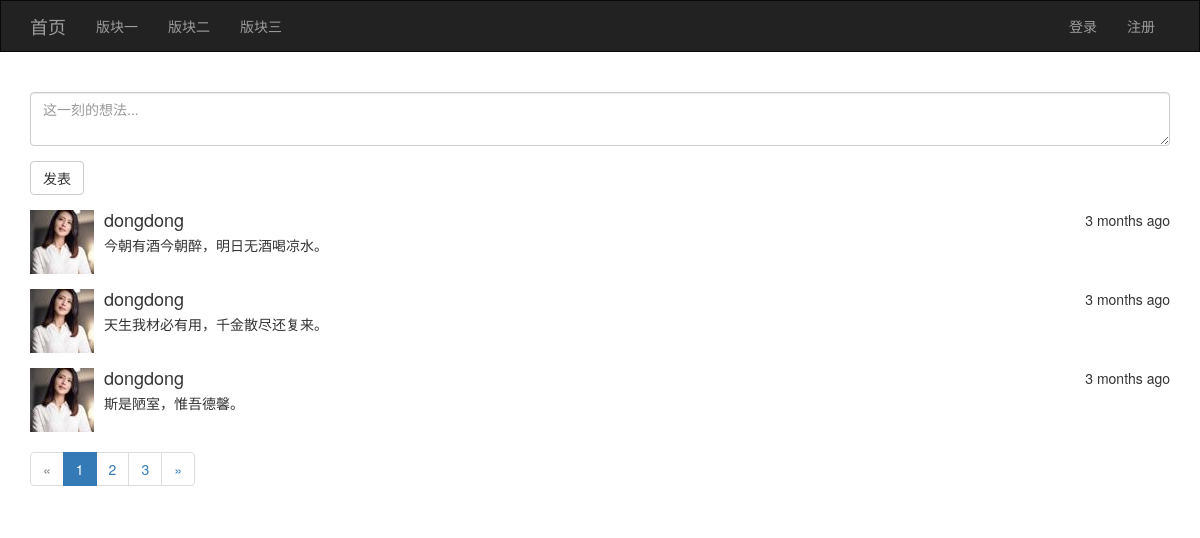
The page / on the database its author committed.
### app/models.py (models this page shows, shortened)
class Posts(db.Model):
    id = db.Column(db.Integer, primary_key=True)
    rid = db.Column(db.Integer, default=0)
    content = db.Column(db.String(128))
    timestamp = db.Column(db.DateTime, default=datetime.utcnow)
    uid = db.Column(db.Integer, db.ForeignKey('user.id'))

class User(UserMixin, db.Model):
    id = db.Column(db.Integer, primary_key=True)
    username = db.Column(db.String(20), unique=True)
    password_hash = db.Column(db.String(20))
    email = db.Column(db.String(64), unique=True)
    confirmed = db.Column(db.Boolean, default=False)
    icon = db.Column(db.String(64), default='default.jpg')
    posts = db.relationship('Posts', lazy='dynamic', backref='user')
    favorites = db.relationship('Posts', lazy='dynamic', secondary='collections', backref=db.backref('users', lazy='dynamic'))
    @property
    def password(self):
        raise AttributeError('密码属性不可读')

### app/views/main.py (the view, shortened to what this page needs)
@main.route('/', methods=['GET', 'POST'])
def index():
    form = PostsForm()
    page = request.args.get('page', 1, int)
    pagination = Posts.query.filter(Posts.rid == 0).order_by(Posts.timestamp.desc()).paginate(page, per_page=3, error_out=False)
    posts = pagination.items
    return render_template('main/index.html', form=form, posts=posts, pagination=pagination)

### app/forms.py
class PostsForm(FlaskForm):
    content = TextAreaField('', render_kw={'placeholder': '这一刻的想法...'},validators=[Length(3, 120, '内容必须在3~120个字符之间')])
    submit = SubmitField('发表')

### app/templates/main/index.html (shortened to what this page needs)
{% extends 'common/base.html' %}
{% from 'common/macro.html' import show_pagination %}
{% block page_content %}
    {{ quick_form(form) }}
    {% for p in posts %}
        <div class="media">
            <div class="media-left">
                <a href="#">
                    <img class="media-object" src="{{ url_for('static', filename='upload/'+p.user.icon) }}" alt="头像">
                </a>
            </div>
            <div class="media-body">
                <div style="float: right;">{{ moment(p.timestamp).fromNow() }}</div>
                <h4 class="media-heading">{{ p.user.username }}</h4>
                {{ p.content }}
            </div>
        </div>
    {% endfor %}
    {{ show_pagination(pagination, 'main.index', id=3, name='xxx') }}
{% endblock %}

### app/templates/common/base.html (shortened to what this page needs)
{% extends 'bootstrap/base.html' %}
{% from 'bootstrap/wtf.html' import quick_form %}
{% block navbar %}
    <nav class="navbar navbar-inverse" style="border-radius: 0px;">
        <div class="container">
            <div class="navbar-header">
                <a class="navbar-brand" href="/">首页</a>
            </div>
            <div class="collapse navbar-collapse">
                <ul class="nav navbar-nav">
                    <li><a href="#">版块一</a></li>
                    <li><a href="#">版块二</a></li>
                    <li><a href="#">版块三</a></li>
                </ul>
                <ul class="nav navbar-nav navbar-right">
                {% if current_user.is_authenticated %}
                    <li><a href="{{ url_for('user.logout') }}">退出</a></li>
                    <li class="dropdown">
                        <a href="#" class="dropdown-toggle" data-toggle="dropdown" role="button" aria-haspopup="true"
                           aria-expanded="false">{{ current_user.username }} <span class="caret"></span></a>
                        <ul class="dropdown-menu">
                            <li><a href="{{ url_for('user.profile') }}">用户详情</a></li>
                            <li><a href="#">修改密码</a></li>
                            <li><a href="#">修改邮箱</a></li>
                            <li><a href="{{ url_for('user.icon') }}">修改头像</a></li>
                        </ul>
                    </li>
                {% else %}
                    <li><a href="{{ url_for('user.login') }}">登录</a></li>
                    <li><a href="{{ url_for('user.register') }}">注册</a></li>
                {% endif %}
                </ul>
            </div>
        </div>
    </nav>
{% endblock %}
{% block content %}
    <div class="container">
        {% block page_content %}默认内容{% endblock %}
    </div>
{% endblock %}
{% block head %}
    {{ super() }}
{% endblock %}

### app/templates/common/macro.html
{% macro show_pagination(pagination, endpoint) %}
    <nav aria-label="Page navigation">
        <ul class="pagination">
            <li {% if not pagination.has_prev %}class="disabled"{% endif %}>
                <a href="{% if pagination.has_prev %}{{ url_for(endpoint, page=pagination.prev_num, **kwargs) }}{% else %}#{% endif %}" aria-label="Previous">
                    <span aria-hidden="true">&laquo;</span>
                </a>
            </li>
            {% for p in pagination.iter_pages() %}
                {% if p %}
                <li {% if p == pagination.page %}class="active"{% endif %}><a href="{{ url_for(endpoint, page=p, **kwargs) }}">{{ p }}</a></li>
                {% else %}
                <li><a href="#">&hellip;</a></li>
                {% endif %}
            {% endfor %}
            <li {% if not pagination.has_next %}class="disabled"{% endif %}>
                <a href="{% if pagination.has_next %}{{ url_for(endpoint, page=pagination.next_num, **kwargs) }}{% else %}#{% endif %}" aria-label="Next">
                    <span aria-hidden="true">&raquo;</span>
                </a>
            </li>
        </ul>
    </nav>
{% endmacro %}

### rows shown on the page
Posts: icon (picture), timestamp "3 months ago", user.username "dongdong", content "今朝有酒今朝醉，明日无酒喝凉水。"
Posts: icon (picture), timestamp "3 months ago", user.username "dongdong", content "天生我材必有用，千金散尽还复来。"
Posts: icon (picture), timestamp "3 months ago", user.username "dongdong", content "斯是陋室，惟吾德馨。"

### other values the page prints
{{ p }} "1" "2" "3"
